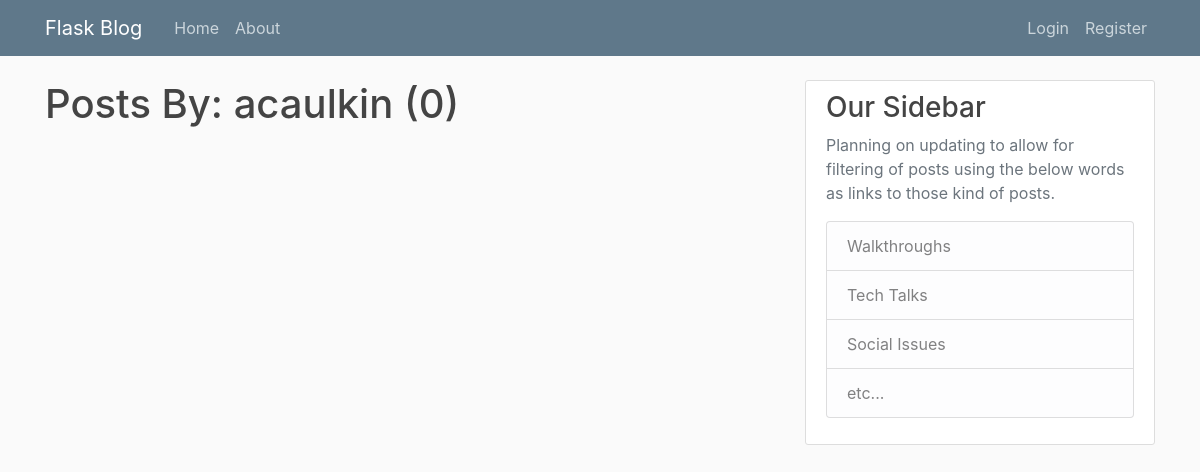
Before: /user/acaulkin with the older database file.
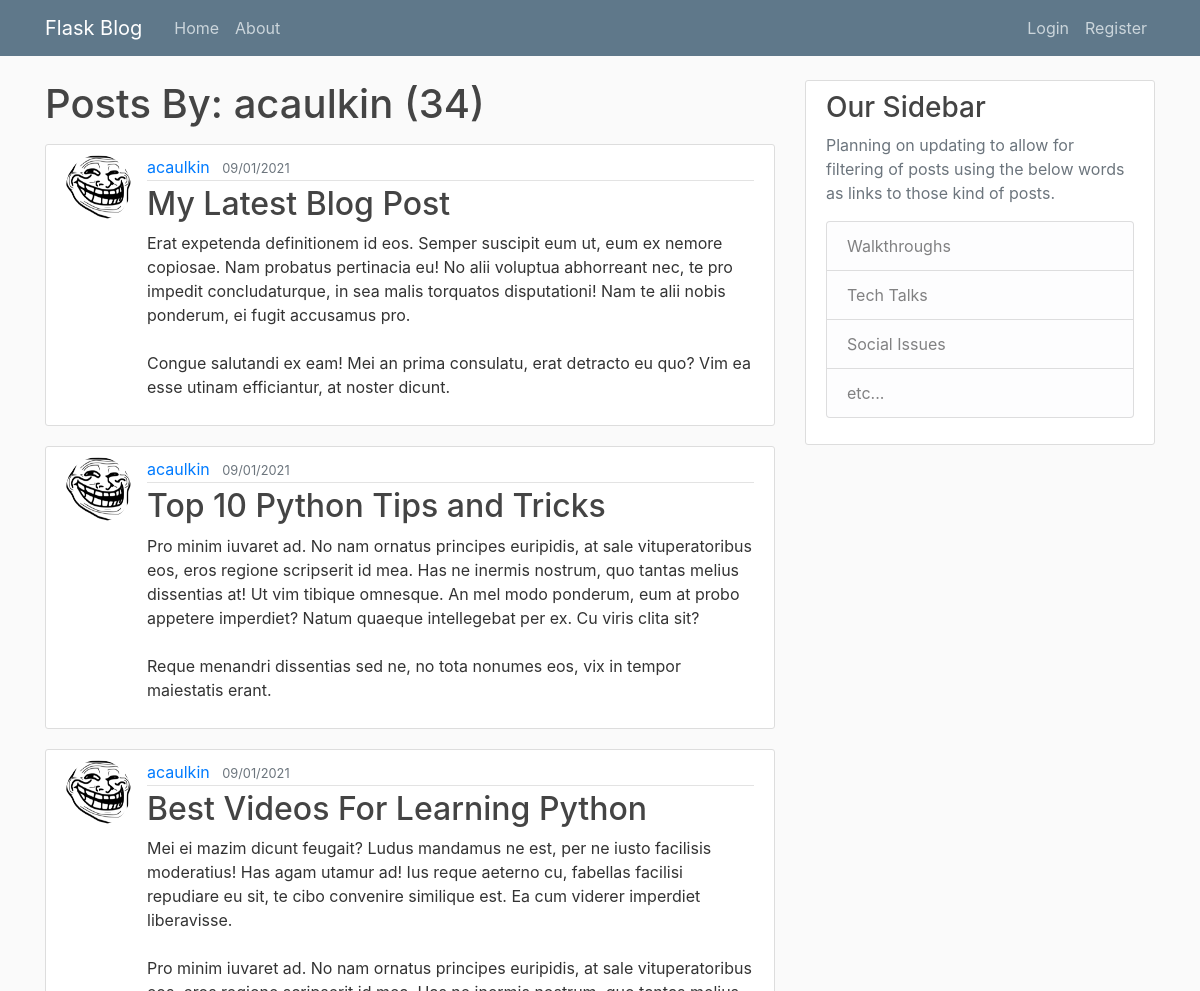
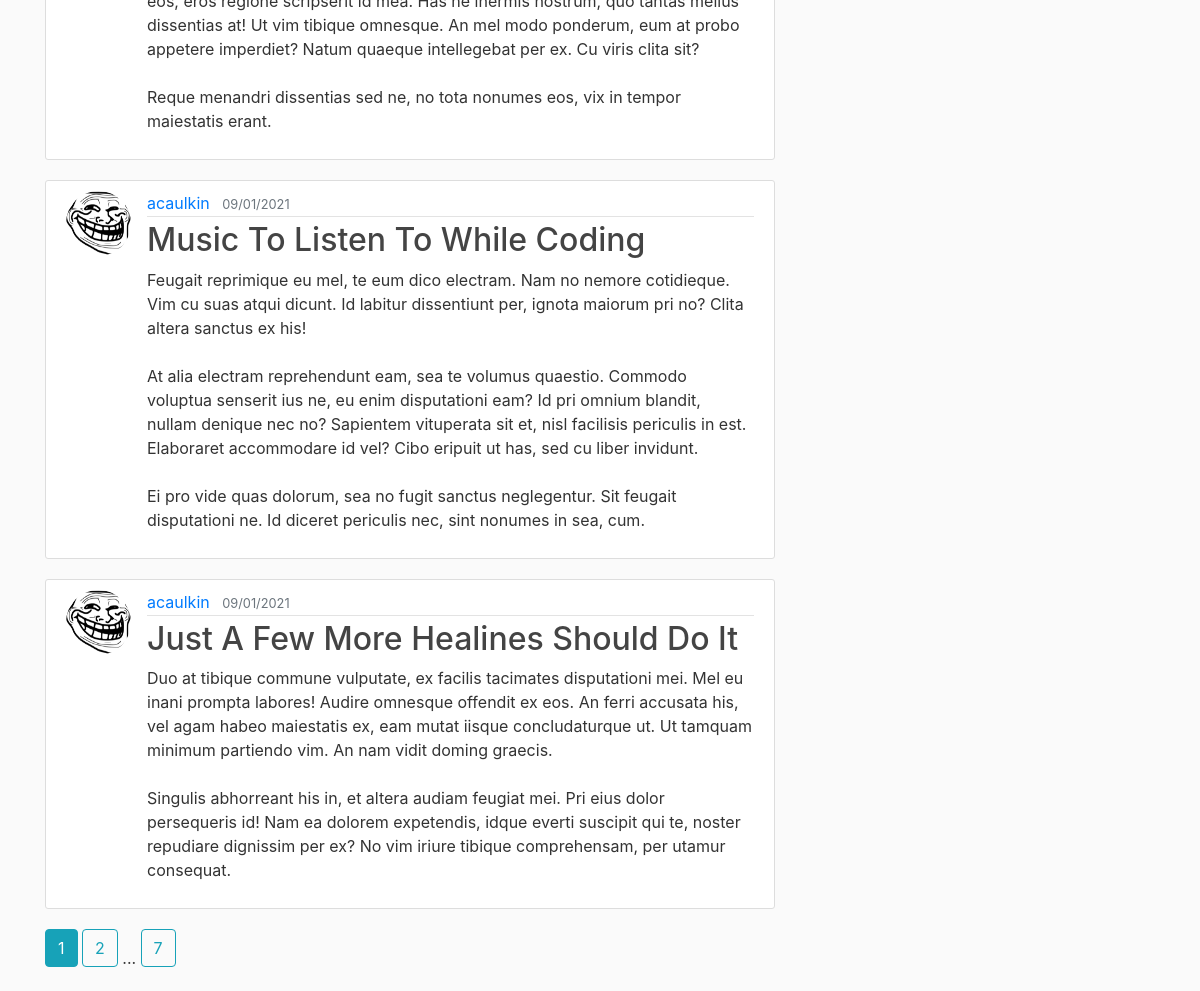
After: the same page with the newer database file (2 pictures, top to bottom).
### flaskblog/models.py (models this page shows, shortened)
class Post(db.Model):
    id = db.Column(db.Integer, primary_key = True)
    title = db.Column(db.String(100), nullable = False)
    date_posted = db.Column(db.DateTime, nullable = False, default = datetime.utcnow)
    content = db.Column(db.Text, nullable = False)
    user_id = db.Column(db.Integer, db.ForeignKey('user.id'), nullable = False)

class User(db.Model, UserMixin):
    id = db.Column(db.Integer, primary_key = True)
    username = db.Column(db.String(20), unique = True, nullable = False)
    email = db.Column(db.String(120), unique = True, nullable = False)
    image_file = db.Column(db.String(20), nullable = False, default = 'default.jpg')
    password =  db.Column(db.String(60), nullable = False)
    posts = db.relationship('Post', backref = 'author', lazy = True)

### flaskblog/users/routes.py (the view)
@users.route('/user/<string:username>')
def user_posts(username):
    page = request.args.get('page', 1, type=int)
    user = User.query.filter_by(username=username).first_or_404()
    posts = Post.query.filter_by(author=user)\
        .order_by(Post.date_posted.desc())\
        .paginate(page=page, per_page=5)
    return render_template('user_posts.html', posts=posts, user=user)

### flaskblog/templates/user_posts.html
{% extends "layout.html" %}
{% block content %}
    <h1 class="mb-3">Posts By: {{ user.username }} ({{ posts.total }})</h1>
    {% for post in posts.items %}
    <article class="media content-section">
      <img class="rounded-circle article-img" src="{{ url_for('static', filename='profile_pics/' + post.author.image_file) }}">
        <div class="media-body">
          <div class="article-metadata">
            <a class="mr-2" href="{{ url_for('users.user_posts', username=post.author.username) }}">{{ post.author.username }}</a>
            <small class="text-muted">{{ post.date_posted.strftime('%d/%m/%Y') }}</small>
          </div>
          <h2><a class="article-title" href="{{ url_for('posts.post', post_id=post.id) }}">{{ post.title }}</a></h2>
          <p class="article-content">{{ post.content }}</p>
        </div>
      </article>
    {% endfor %}
    {% for page_num in posts.iter_pages(left_edge=1, right_edge=1, left_current=1, right_current=2) %}
      {% if page_num %}
        {% if posts.page == page_num %}
          <a class="btn btn-info mb-4" href="{{ url_for('users.user_posts', username=user.username, page=page_num) }}">{{ page_num }}</a>
        {% else %}
          <a class="btn btn-outline-info mb-4" href="{{ url_for('users.user_posts', username=user.username, page=page_num) }}">{{ page_num }}</a>
        {% endif %}
      {% else %}
        ...
      {% endif %}
    {% endfor %}
{% endblock content%}

Changed rows visible on the page:
added Post: image_file (picture), author.username "acaulkin", date_posted "09/01/2021", title "My Latest Blog Post", content "Erat expetenda definitionem id eos. Semper suscipit eum ut, eum ex nemore copiosae. Nam probatus pertinacia eu! No alii voluptua abhorreant nec, te pro impedit concludaturque, in sea malis torquatos disputationi! Nam te alii nobis ponderum, ei fugit accusamus pro. Congue salutandi ex eam! Mei an prima consulatu, erat detracto eu quo? Vim ea esse utinam efficiantur, at noster dicunt."
added Post: image_file (picture), author.username "acaulkin", date_posted "09/01/2021", title "Top 10 Python Tips and Tricks", content "Pro minim iuvaret ad. No nam ornatus principes euripidis, at sale vituperatoribus eos, eros regione scripserit id mea. Has ne inermis nostrum, quo tantas melius dissentias at! Ut vim tibique omnesque. An mel modo ponderum, eum at probo appetere imperdiet? Natum quaeque intellegebat per ex. Cu viris clita sit? Reque menandri dissentias sed ne, no tota nonumes eos, vix in tempor maiestatis erant."
added Post: image_file (picture), author.username "acaulkin", date_posted "09/01/2021", title "Best Videos For Learning Python", content "Mei ei mazim dicunt feugait? Ludus mandamus ne est, per ne iusto facilisis moderatius! Has agam utamur ad! Ius reque aeterno cu, fabellas facilisi repudiare eu sit, te cibo convenire similique est. Ea cum viderer imperdiet liberavisse. Pro minim iuvaret ad. No nam ornatus principes euripidis, at sale vituperatoribus eos, eros regione scripserit id mea. Has ne inermis nostrum, quo tantas melius dissentias at! Ut vim tibique omnesque. An mel modo ponderum, eum at probo appetere imperdiet? Natum quaeque intellegebat per ex. Cu viris clita sit? Reque menandri dissentias sed ne, no tota nonumes eos, vix in tempor maiestatis erant."
added Post: image_file (picture), author.username "acaulkin", date_posted "09/01/2021", title "Music To Listen To While Coding", content "Feugait reprimique eu mel, te eum dico electram. Nam no nemore cotidieque. Vim cu suas atqui dicunt. Id labitur dissentiunt per, ignota maiorum pri no? Clita altera sanctus ex his! At alia electram reprehendunt eam, sea te volumus quaestio. Commodo voluptua senserit ius ne, eu enim disputationi eam? Id pri omnium blandit, nullam denique nec no? Sapientem vituperata sit et, nisl facilisis periculis in est. Elaboraret accommodare id vel? Cibo eripuit ut has, sed cu liber invidunt. Ei pro vide quas dolorum, sea no fugit sanctus neglegentur. Sit feugait disputationi ne. Id diceret periculis nec, sint nonumes in sea, cum."
added Post: image_file (picture), author.username "acaulkin", date_posted "09/01/2021", title "Just A Few More Healines Should Do It", content "Duo at tibique commune vulputate, ex facilis tacimates disputationi mei. Mel eu inani prompta labores! Audire omnesque offendit ex eos. An ferri accusata his, vel agam habeo maiestatis ex, eam mutat iisque concludaturque ut. Ut tamquam minimum partiendo vim. An nam vidit doming graecis. Singulis abhorreant his in, et altera audiam feugiat mei. Pri eius dolor persequeris id! Nam ea dolorem expetendis, idque everti suscipit qui te, noster repudiare dignissim per ex? No vim iriure tibique comprehensam, per utamur consequat."
Other visible differences:
{{ posts.total }}: "0" → "34"
new list line: "1"
new list line: "2"
new list line: "7"
